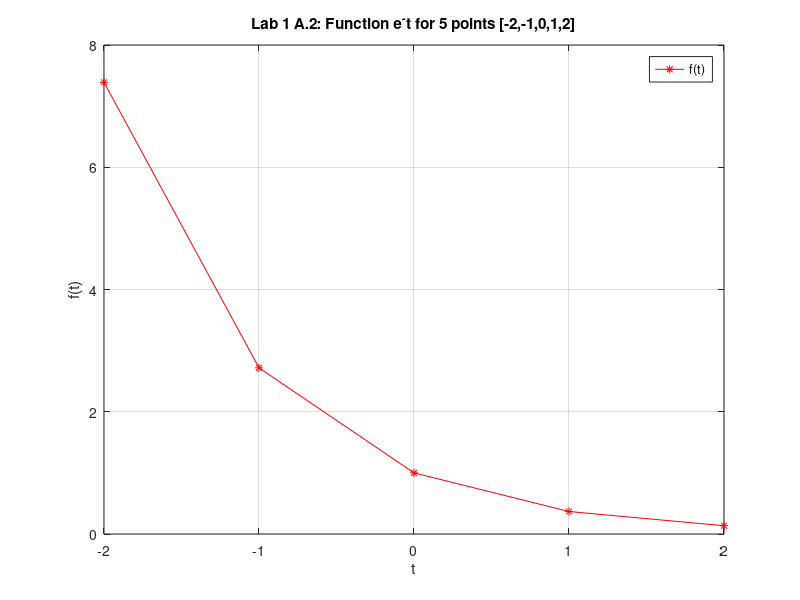

The MATLAB source for this figure:
clf;
clc;
clear;
f = @(t) exp(-t);
t = [-2,-1,0,1,2];
f(t);

plot(t,f(t), '*-r');
title('Lab 1 A.2: Function e^-t for 5 points [-2,-1,0,1,2]')
xlabel('t');
ylabel('f(t)'); 
grid;
legend('f(t)')
